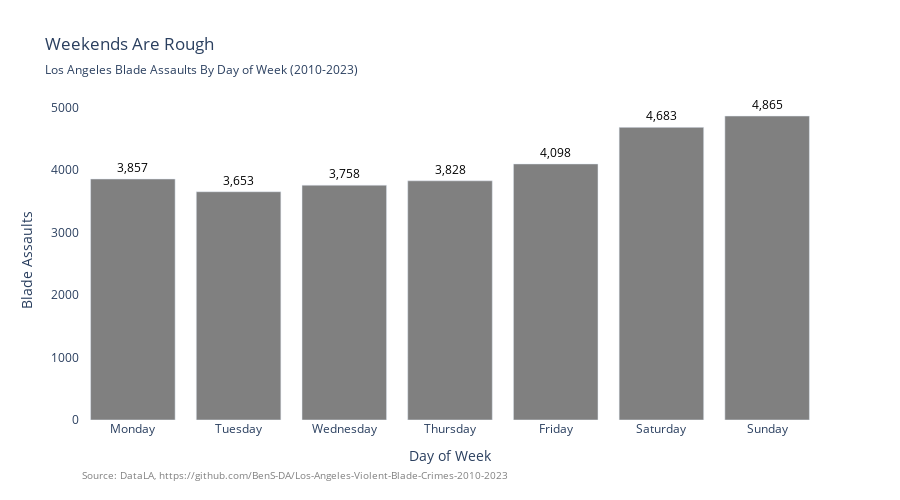

This figure's notebook cell:
### Code cell
# How does it look by day of the week?

adw_dow = blade_adw['DoW'].value_counts()
fig_dow = px.bar (adw_dow,x=adw_dow.index, y = adw_dow.values, 
category_orders={'DoW': ['Monday','Tuesday','Wednesday','Thursday','Friday','Saturday','Sunday']},
title = 'Weekends Are Rough',
        subtitle = "Los Angeles Blade Assaults By Day of Week (2010-2023)", text = adw_dow.values, height = 500)
fig_dow.update_layout(xaxis_title = "Day of Week",yaxis_title="Blade Assaults")
fig_dow.update_layout(
    paper_bgcolor='rgba(0, 0, 0, 0)',
    plot_bgcolor='rgba(0, 0, 0, 0)'
)
fig_dow.update_traces(textposition='outside')
fig_dow.update_traces(textfont_color='black')
fig_dow.update_traces(marker_color='grey')
fig_dow.update_traces(texttemplate='%{text:,}')
fig_dow.add_annotation(
    text=f"Source: DataLA, https://github.com/BenS-DA/Los-Angeles-Violent-Blade-Crimes-2010-2023",
    showarrow=False,
    x=0,
    y=-0.2,
    xref="paper",
    yref="paper",
    xanchor="left",
    yanchor="bottom",
    font=dict(size=10, color="grey"),
    align="left"
)
fig_dow.show()

### Figure 1 — Plotly figure (JSON) as saved in the notebook; plotly's stock layout.template omitted (floating-point values rounded to 4 significant figures)
{"data": [{"hovertemplate": "DoW=%{x}<br>y=%{y}<br>text=%{text}<extra></extra>", "legendgroup": "", "marker": {"color": "grey", "pattern": {"shape": ""}}, "name": "", "orientation": "v", "showlegend": false, "text": [4865.0, 4683.0, 4098.0, 3857.0, 3828.0, 3758.0, 3653.0], "textfont": {"color": "black"}, "textposition": "outside", "texttemplate": "%{text:,}", "type": "bar", "x": ["Sunday", "Saturday", "Friday", "Monday", "Thursday", "Wednesday", "Tuesday"], "xaxis": "x", "y": [4865, 4683, 4098, 3857, 3828, 3758, 3653], "yaxis": "y"}], "layout": {"annotations": [{"align": "left", "font": {"color": "grey", "size": 10}, "showarrow": false, "text": "Source: DataLA, https://github.com/BenS-DA/Los-Angeles-Violent-Blade-Crimes-2010-2023", "x": 0, "xanchor": "left", "xref": "paper", "y": -0.2, "yanchor": "bottom", "yref": "paper"}], "barmode": "relative", "height": 500, "legend": {"tracegroupgap": 0}, "paper_bgcolor": "rgba(0, 0, 0, 0)", "plot_bgcolor": "rgba(0, 0, 0, 0)", "title": {"subtitle": {"text": "Los Angeles Blade Assaults By Day of Week (2010-2023)"}, "text": "Weekends Are Rough"}, "xaxis": {"anchor": "y", "categoryarray": ["Monday", "Tuesday", "Wednesday", "Thursday", "Friday", "Saturday", "Sunday"], "categoryorder": "array", "domain": [0, 1], "title": {"text": "Day of Week"}}, "yaxis": {"anchor": "x", "domain": [0, 1], "title": {"text": "Blade Assaults"}}}}
